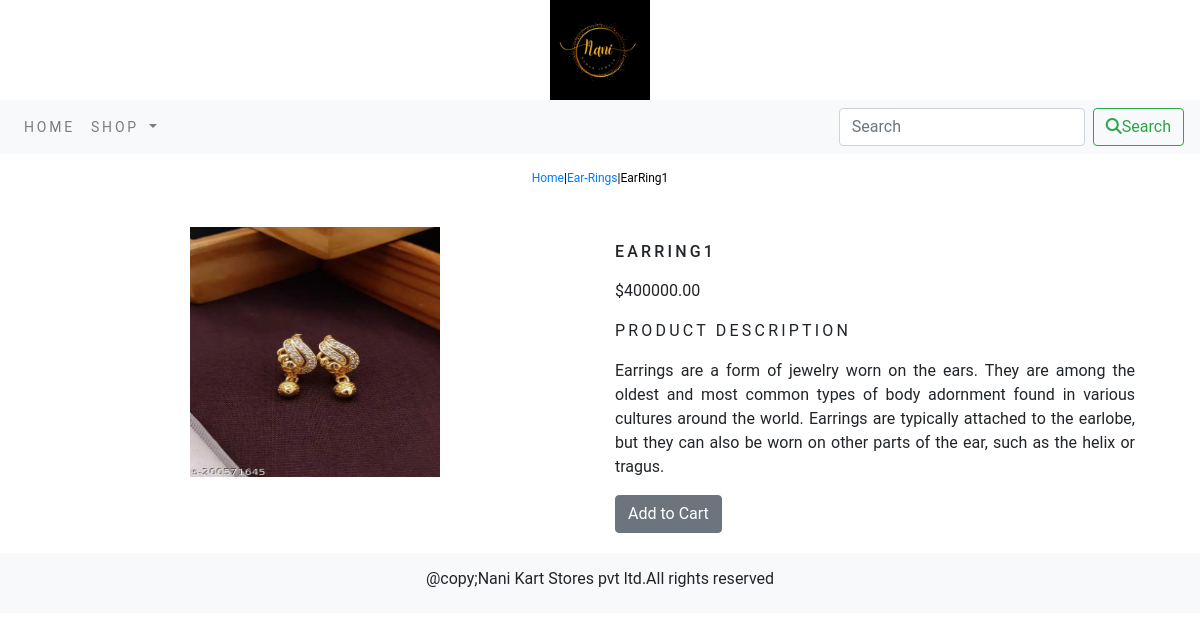
The page /shop/ear-rings/earring1/ on the database its author committed.
### ecommerceapp/models.py (models this page shows, shortened)
class Product(models.Model):
    name = models.CharField(max_length=250,unique=True)
    slug = models.SlugField(max_length=250,unique=True)
    description = models.TextField(blank=True)
    price = models.DecimalField(max_digits=10,decimal_places=2)
    category = models.ForeignKey(Category,on_delete=models.CASCADE)
    image = models.ImageField(upload_to="product",blank=True)
    stock = models.IntegerField()
    available = models.BooleanField(default=True)
    created = models.DateField(auto_now_add=True)
    updated = models.DateField(auto_now=True)
    class Meta:
        ordering = ('name',)
        verbose_name = 'product'
        verbose_name_plural = 'product'

class Category(models.Model):
    name = models.CharField(max_length=250,unique=True)
    slug = models.SlugField(max_length=250,unique=True)
    description = models.TextField(blank=True)
    image = models.ImageField(upload_to="category",blank=True)
    class Meta:
        ordering = ('name',)
        verbose_name = 'category'
        verbose_name_plural = 'categories'
    def get_url(self):
        return reverse('ecommerceapp:products_by_category',args=[self.slug])
    def __str__(self):
        return '{}'.format(self.name)

### ecommerceapp/views.py (the view)
# urls.py: path('<slug:c_slug>/<slug:product_slug>/',views.proDetails,name='ProdCatDetail')
def proDetails(request,c_slug,product_slug):
    try:
        product = Product.objects.get(category__slug=c_slug,slug=product_slug)
    except Exception as e:
        raise e
    return render(request,"product.html",{'product':product})

### cart_app/context_processors.py (called while the page is built)
def counter(request):
    item_count = 0
    if 'admin' in request.path:
        return {}
    else:
        try:
            cart = Cart.objects.filter(cart_id=_cart_id(request))
            cart_items = CartItem.objects.all().filter(cart=cart[:1])
            for cart_item in cart_items:
                item_count += cart_item.quantity
        except Cart.DoesNotExist:
            item_count = 0
    return dict(item_count=item_count)

### cart_app/views.py (called while the page is built)
def _cart_id(request):
    cart = request.session.session_key
    if not cart:
        cart = request.session.create()
    return cart

### ecommerceapp/context_processors.py (called while the page is built)
def menu_links(request):
    links = Category.objects.all()
    return dict(links=links)

### template/product.html (shortened to what this page needs)
{% extends 'base.html' %}
{% load static %}
{% block content %}
<div class="row my-prod-row-class">
    <div class="mx-auto">
        <p>
            <a href="{% url 'ecommerceapp:allProdCat' %}">Home</a>|<a href="{{product.category.get_url}}">{{product.category}}</a>|{{product.name}}
        </p>
    </div>
<div class="container">
<br>
<div class="row">
    <div class="col-12 col-sm-12 col-md-12 col-lg-6 text-center">
        <div style="min-width:18rem">
            <img src="{{product.image.url}}" alt="{{product.name}}" height="250" width="250">
        </div>
    </div>
    <div class="col-12 col-sm-12 col-md-12 col-lg-6 ">
        <div>
            <h1 class="my-prod-title">{{product.name}}</h1>
            <p>${{product.price}}</p>
            <p  class="my-title">Product Description</p>
            <p class="text-justify my-prod-text">{{product.description}}</p>
            {% if product.stock <= 0 %}
            <p class="text-justify my-prod-text"><b>Out of stock</b></p>
            {% else %}
            <a class="btn btn-secondary" href="{% url 'cart_app:add_cart' product.id %}">Add to Cart</a>
            {% endif %}
        </div>
    </div>
    </div>
    </div>
    </div>
{% endblock %}

### static/css/custom.css (style rules this page uses)
body { font-family: 'Roboto', sans-serif; }
.my-title { font-size:16px; text-transform:uppercase; letter-spacing:.2em; }
.my-prod-row-class { padding-top:15px; padding-bottom:20px; }
.my-prod-row-class .mx-auto { color:#000; font-size:12px; text-decoration:none; }
.my-prod-title { font-size:16px; text-transform:uppercase; letter-spacing:.2em; padding-top:15px; padding-bottom:10px; }
.my-prod-text { padding-right:20px; }

### rows shown on the page
Product: category "Ear-Rings", name "EarRing1", image (picture), name "EARRING1", price "400000.00", description "Earrings are a form of jewelry worn on the ears. They are among the oldest and most common types of body adornment found in various cultures around the world. Earrings are typically attached to the earlobe, but they can also be worn on other parts of the ear, such as the helix or tragus."
